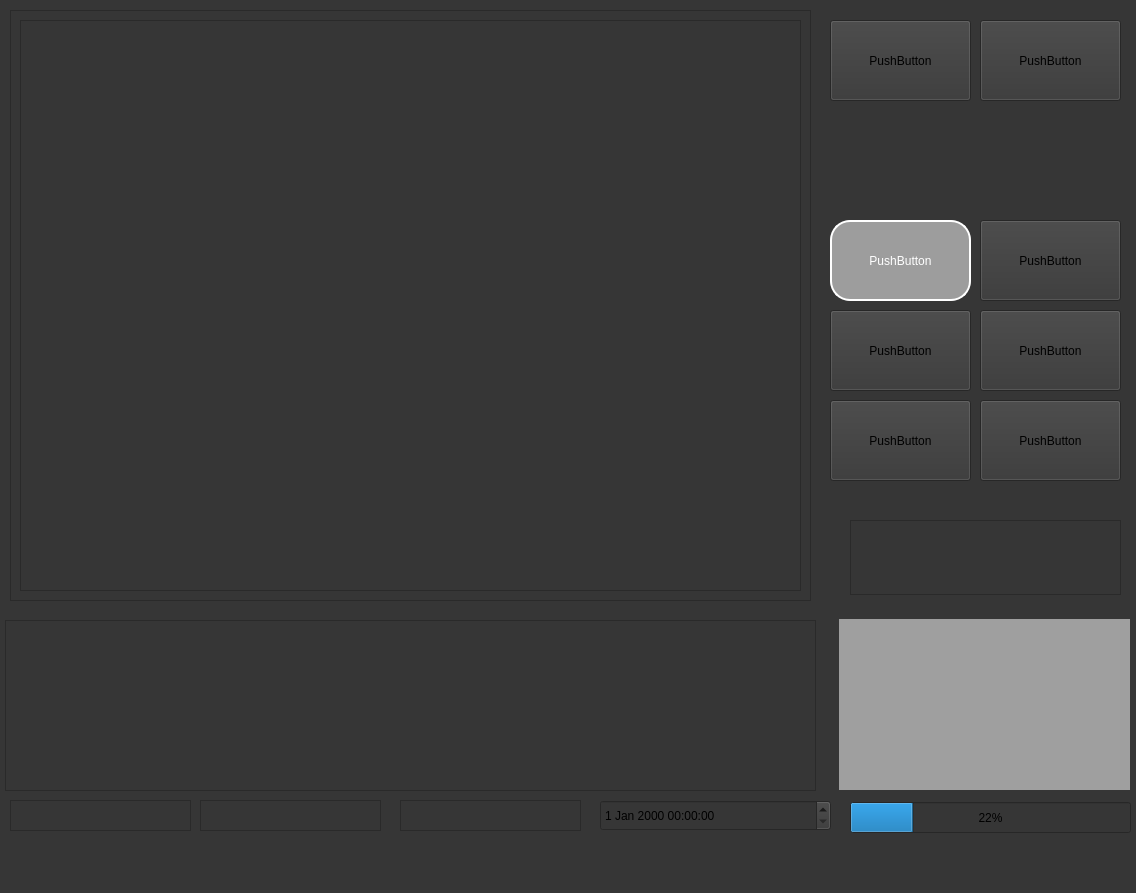
<?xml version="1.0" encoding="UTF-8"?>
<ui version="4.0">
 <class>MainWindow</class>
 <widget class="QMainWindow" name="MainWindow">
  <property name="geometry">
   <rect>
    <x>0</x>
    <y>0</y>
    <width>1136</width>
    <height>893</height>
   </rect>
  </property>
  <property name="windowTitle">
   <string>MainWindow</string>
  </property>
  <property name="styleSheet">
   <string notr="true">background-color: rgb(54, 54, 54);
</string>
  </property>
  <widget class="QWidget" name="centralwidget">
   <widget class="QPushButton" name="take_off_button">
    <property name="geometry">
     <rect>
      <x>830</x>
      <y>220</y>
      <width>141</width>
      <height>81</height>
     </rect>
    </property>
    <property name="cursor">
     <cursorShape>ArrowCursor</cursorShape>
    </property>
    <property name="styleSheet">
     <string notr="true">color: rgb(255, 255, 255);
background-color: rgb(157, 157, 157);
border-color: rgb(255, 255, 255);
border-style: solid;
border-width:2px;
border-radius: 20px;</string>
    </property>
    <property name="text">
     <string>PushButton</string>
    </property>
   </widget>
   <widget class="QProgressBar" name="progressBar">
    <property name="geometry">
     <rect>
      <x>850</x>
      <y>802</y>
      <width>281</width>
      <height>31</height>
     </rect>
    </property>
    <property name="autoFillBackground">
     <bool>false</bool>
    </property>
    <property name="minimum">
     <number>2</number>
    </property>
    <property name="value">
     <number>24</number>
    </property>
    <property name="textVisible">
     <bool>true</bool>
    </property>
    <property name="orientation">
     <enum>Qt::Horizontal</enum>
    </property>
    <property name="invertedAppearance">
     <bool>false</bool>
    </property>
   </widget>
   <widget class="QTextBrowser" name="textBrowser">
    <property name="geometry">
     <rect>
      <x>10</x>
      <y>800</y>
      <width>181</width>
      <height>31</height>
     </rect>
    </property>
   </widget>
   <widget class="QDateTimeEdit" name="dateTimeEdit">
    <property name="geometry">
     <rect>
      <x>600</x>
      <y>800</y>
      <width>231</width>
      <height>31</height>
     </rect>
    </property>
   </widget>
   <widget class="QMdiArea" name="mdiArea">
    <property name="geometry">
     <rect>
      <x>839</x>
      <y>619</y>
      <width>291</width>
      <height>171</height>
     </rect>
    </property>
   </widget>
   <widget class="QTextBrowser" name="textBrowser_2">
    <property name="geometry">
     <rect>
      <x>5</x>
      <y>620</y>
      <width>811</width>
      <height>171</height>
     </rect>
    </property>
   </widget>
   <widget class="QGraphicsView" name="graphicsView">
    <property name="geometry">
     <rect>
      <x>10</x>
      <y>10</y>
      <width>801</width>
      <height>591</height>
     </rect>
    </property>
   </widget>
   <widget class="QFrame" name="frame">
    <property name="geometry">
     <rect>
      <x>20</x>
      <y>20</y>
      <width>781</width>
      <height>571</height>
     </rect>
    </property>
    <property name="styleSheet">
     <string notr="true">border-color: rgb(255, 0, 0);</string>
    </property>
    <property name="frameShape">
     <enum>QFrame::StyledPanel</enum>
    </property>
    <property name="frameShadow">
     <enum>QFrame::Raised</enum>
    </property>
   </widget>
   <widget class="QTextEdit" name="textEdit">
    <property name="geometry">
     <rect>
      <x>850</x>
      <y>520</y>
      <width>271</width>
      <height>75</height>
     </rect>
    </property>
    <property name="styleSheet">
     <string notr="true">gridline-color: rgb(255, 255, 0);</string>
    </property>
   </widget>
   <widget class="QPushButton" name="Land_button">
    <property name="geometry">
     <rect>
      <x>980</x>
      <y>220</y>
      <width>141</width>
      <height>81</height>
     </rect>
    </property>
    <property name="cursor">
     <cursorShape>ArrowCursor</cursorShape>
    </property>
    <property name="text">
     <string>PushButton</string>
    </property>
   </widget>
   <widget class="QPushButton" name="Start_button">
    <property name="geometry">
     <rect>
      <x>830</x>
      <y>310</y>
      <width>141</width>
      <height>81</height>
     </rect>
    </property>
    <property name="text">
     <string>PushButton</string>
    </property>
   </widget>
   <widget class="QPushButton" name="Stop_button">
    <property name="geometry">
     <rect>
      <x>980</x>
      <y>310</y>
      <width>141</width>
      <height>81</height>
     </rect>
    </property>
    <property name="text">
     <string>PushButton</string>
    </property>
   </widget>
   <widget class="QPushButton" name="Mode1_button">
    <property name="geometry">
     <rect>
      <x>830</x>
      <y>400</y>
      <width>141</width>
      <height>81</height>
     </rect>
    </property>
    <property name="cursor">
     <cursorShape>ArrowCursor</cursorShape>
    </property>
    <property name="text">
     <string>PushButton</string>
    </property>
   </widget>
   <widget class="QPushButton" name="Mode2_button">
    <property name="geometry">
     <rect>
      <x>980</x>
      <y>400</y>
      <width>141</width>
      <height>81</height>
     </rect>
    </property>
    <property name="text">
     <string>PushButton</string>
    </property>
   </widget>
   <widget class="QTextBrowser" name="textBrowser_3">
    <property name="geometry">
     <rect>
      <x>200</x>
      <y>800</y>
      <width>181</width>
      <height>31</height>
     </rect>
    </property>
   </widget>
   <widget class="QTextBrowser" name="textBrowser_4">
    <property name="geometry">
     <rect>
      <x>400</x>
      <y>800</y>
      <width>181</width>
      <height>31</height>
     </rect>
    </property>
   </widget>
   <widget class="QPushButton" name="pushButton_7">
    <property name="geometry">
     <rect>
      <x>980</x>
      <y>20</y>
      <width>141</width>
      <height>81</height>
     </rect>
    </property>
    <property name="cursor">
     <cursorShape>ArrowCursor</cursorShape>
    </property>
    <property name="text">
     <string>PushButton</string>
    </property>
   </widget>
   <widget class="QPushButton" name="pushButton_8">
    <property name="geometry">
     <rect>
      <x>830</x>
      <y>20</y>
      <width>141</width>
      <height>81</height>
     </rect>
    </property>
    <property name="cursor">
     <cursorShape>ArrowCursor</cursorShape>
    </property>
    <property name="styleSheet">
     <string notr="true"/>
    </property>
    <property name="text">
     <string>PushButton</string>
    </property>
   </widget>
  </widget>
  <widget class="QMenuBar" name="menubar">
   <property name="geometry">
    <rect>
     <x>0</x>
     <y>0</y>
     <width>1136</width>
     <height>31</height>
    </rect>
   </property>
  </widget>
  <widget class="QStatusBar" name="statusbar"/>
 </widget>
 <resources/>
 <connections/>
</ui>
